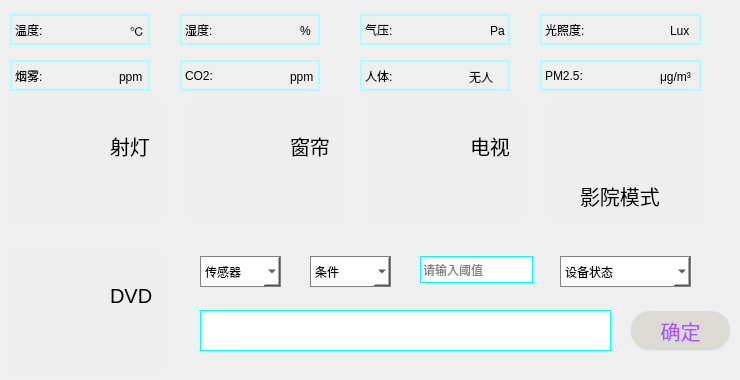
   <widget class="QWidget" name="tab_2">
    <attribute name="title">
     <string/>
    </attribute>
    <widget class="QLabel" name="label_12">
     <property name="geometry">
      <rect>
       <x>130</x>
       <y>20</y>
       <width>20</width>
       <height>21</height>
      </rect>
     </property>
     <property name="text">
      <string>℃</string>
     </property>
    </widget>
    <widget class="QLabel" name="kt_qy">
     <property name="geometry">
      <rect>
       <x>360</x>
       <y>14</y>
       <width>150</width>
       <height>31</height>
      </rect>
     </property>
     <property name="styleSheet">
      <string notr="true">border: 2px solid rgb(170, 255, 255)</string>
     </property>
     <property name="text">
      <string>气压:</string>
     </property>
    </widget>
    <widget class="QLabel" name="label_13">
     <property name="geometry">
      <rect>
       <x>490</x>
       <y>20</y>
       <width>20</width>
       <height>21</height>
      </rect>
     </property>
     <property name="text">
      <string>Pa</string>
     </property>
    </widget>
    <widget class="QLabel" name="kt_wd">
     <property name="geometry">
      <rect>
       <x>10</x>
       <y>14</y>
       <width>140</width>
       <height>31</height>
      </rect>
     </property>
     <property name="styleSheet">
      <string notr="true">border: 2px solid rgb(170, 255, 255)</string>
     </property>
     <property name="text">
      <string>温度:</string>
     </property>
    </widget>
    <widget class="QLabel" name="kt_sd">
     <property name="geometry">
      <rect>
       <x>180</x>
       <y>14</y>
       <width>140</width>
       <height>31</height>
      </rect>
     </property>
     <property name="styleSheet">
      <string notr="true">border: 2px solid rgb(170, 255, 255)</string>
     </property>
     <property name="text">
      <string>湿度:</string>
     </property>
    </widget>
    <widget class="QLabel" name="label_18">
     <property name="geometry">
      <rect>
       <x>300</x>
       <y>20</y>
       <width>20</width>
       <height>21</height>
      </rect>
     </property>
     <property name="text">
      <string>%</string>
     </property>
    </widget>
    <widget class="QLabel" name="label_19">
     <property name="geometry">
      <rect>
       <x>670</x>
       <y>20</y>
       <width>31</width>
       <height>21</height>
      </rect>
     </property>
     <property name="text">
      <string>Lux</string>
     </property>
    </widget>
    <widget class="QLabel" name="kt_gz">
     <property name="geometry">
      <rect>
       <x>540</x>
       <y>14</y>
       <width>161</width>
       <height>31</height>
      </rect>
     </property>
     <property name="styleSheet">
      <string notr="true">border: 2px solid rgb(170, 255, 255)</string>
     </property>
     <property name="text">
      <string>光照度:</string>
     </property>
    </widget>
    <widget class="QLabel" name="kt_hi">
     <property name="geometry">
      <rect>
       <x>469</x>
       <y>66</y>
       <width>41</width>
       <height>21</height>
      </rect>
     </property>
     <property name="text">
      <string>无人</string>
     </property>
    </widget>
    <widget class="QLabel" name="label_21">
     <property name="geometry">
      <rect>
       <x>290</x>
       <y>66</y>
       <width>30</width>
       <height>21</height>
      </rect>
     </property>
     <property name="text">
      <string>ppm</string>
     </property>
    </widget>
    <widget class="QLabel" name="kt_yw">
     <property name="geometry">
      <rect>
       <x>10</x>
       <y>60</y>
       <width>140</width>
       <height>31</height>
      </rect>
     </property>
     <property name="styleSheet">
      <string notr="true">border: 2px solid rgb(170, 255, 255)</string>
     </property>
     <property name="text">
      <string>烟雾:</string>
     </property>
    </widget>
    <widget class="QLabel" name="kt_pm">
     <property name="geometry">
      <rect>
       <x>540</x>
       <y>60</y>
       <width>161</width>
       <height>31</height>
      </rect>
     </property>
     <property name="styleSheet">
      <string notr="true">border: 2px solid rgb(170, 255, 255)</string>
     </property>
     <property name="text">
      <string>PM2.5:</string>
     </property>
    </widget>
    <widget class="QLabel" name="label_22">
     <property name="geometry">
      <rect>
       <x>119</x>
       <y>66</y>
       <width>31</width>
       <height>21</height>
      </rect>
     </property>
     <property name="text">
      <string>ppm</string>
     </property>
    </widget>
    <widget class="QLabel" name="label_23">
     <property name="geometry">
      <rect>
       <x>660</x>
       <y>66</y>
       <width>41</width>
       <height>21</height>
      </rect>
     </property>
     <property name="text">
      <string>μg/m³</string>
     </property>
    </widget>
    <widget class="QLabel" name="k_rt">
     <property name="geometry">
      <rect>
       <x>360</x>
       <y>60</y>
       <width>150</width>
       <height>31</height>
      </rect>
     </property>
     <property name="styleSheet">
      <string notr="true">border: 2px solid rgb(170, 255, 255)</string>
     </property>
     <property name="text">
      <string>人体:</string>
     </property>
    </widget>
    <widget class="QLabel" name="kt_co">
     <property name="geometry">
      <rect>
       <x>180</x>
       <y>60</y>
       <width>140</width>
       <height>31</height>
      </rect>
     </property>
     <property name="styleSheet">
      <string notr="true">border: 2px solid rgb(170, 255, 255)</string>
     </property>
     <property name="text">
      <string>CO2:</string>
     </property>
    </widget>
    <widget class="QWidget" name="widget_13" native="true">
     <property name="geometry">
      <rect>
       <x>10</x>
       <y>100</y>
       <width>151</width>
       <height>121</height>
      </rect>
     </property>
     <property name="styleSheet">
      <string notr="true">background-color: #eee;
border-radius:8px;</string>
     </property>
     <widget class="QLabel" name="label_45">
      <property name="geometry">
       <rect>
        <x>30</x>
        <y>20</y>
        <width>31</width>
        <height>41</height>
       </rect>
      </property>
      <property name="styleSheet">
       <string notr="true">border-image: url(:/zxc/image/2-35.png);</string>
      </property>
      <property name="text">
       <string/>
      </property>
     </widget>
     <widget class="QLabel" name="label_46">
      <property name="geometry">
       <rect>
        <x>100</x>
        <y>30</y>
        <width>51</width>
        <height>31</height>
       </rect>
      </property>
      <property name="styleSheet">
       <string notr="true">font-size:20px;</string>
      </property>
      <property name="text">
       <string>射灯</string>
      </property>
     </widget>
     <widget class="QPushButton" name="kt_bt_sd">
      <property name="geometry">
       <rect>
        <x>97</x>
        <y>70</y>
        <width>40</width>
        <height>21</height>
       </rect>
      </property>
      <property name="styleSheet">
       <string notr="true">border-image: url(:/zxc/image/btn_close.png);</string>
      </property>
      <property name="text">
       <string/>
      </property>
     </widget>
    </widget>
    <widget class="QWidget" name="widget_14" native="true">
     <property name="geometry">
      <rect>
       <x>190</x>
       <y>100</y>
       <width>151</width>
       <height>121</height>
      </rect>
     </property>
     <property name="styleSheet">
      <string notr="true">background-color: #eee;
border-radius:8px;</string>
     </property>
     <widget class="QLabel" name="label_49">
      <property name="geometry">
       <rect>
        <x>30</x>
        <y>20</y>
        <width>31</width>
        <height>41</height>
       </rect>
      </property>
      <property name="styleSheet">
       <string notr="true">border-image: url(:/zxc/image/2-52.png);</string>
      </property>
      <property name="text">
       <string/>
      </property>
     </widget>
     <widget class="QLabel" name="label_50">
      <property name="geometry">
       <rect>
        <x>100</x>
        <y>30</y>
        <width>51</width>
        <height>31</height>
       </rect>
      </property>
      <property name="styleSheet">
       <string notr="true">font-size:20px;</string>
      </property>
      <property name="text">
       <string>窗帘</string>
      </property>
     </widget>
     <widget class="QPushButton" name="kt_bt_ct">
      <property name="geometry">
       <rect>
        <x>20</x>
        <y>80</y>
        <width>30</width>
        <height>30</height>
       </rect>
      </property>
      <property name="styleSheet">
       <string notr="true">border-image: url(:/zxc/image/curtain_off_icon.png);</string>
      </property>
      <property name="text">
       <string/>
      </property>
     </widget>
     <widget class="QPushButton" name="ws_bt_sd_9">
      <property name="geometry">
       <rect>
        <x>60</x>
        <y>80</y>
        <width>30</width>
        <height>30</height>
       </rect>
      </property>
      <property name="styleSheet">
       <string notr="true">border-image: url(:/zxc/image/curtain_stop_icon.png);</string>
      </property>
      <property name="text">
       <string/>
      </property>
     </widget>
     <widget class="QPushButton" name="ws_bt_sd_10">
      <property name="geometry">
       <rect>
        <x>100</x>
        <y>80</y>
        <width>30</width>
        <height>30</height>
       </rect>
      </property>
      <property name="styleSheet">
       <string notr="true">border-image: url(:/zxc/image/curtain_on_icon.png);</string>
      </property>
      <property name="text">
       <string/>
      </property>
     </widget>
    </widget>
    <widget class="QWidget" name="widget_15" native="true">
     <property name="geometry">
      <rect>
       <x>370</x>
       <y>100</y>
       <width>151</width>
       <height>121</height>
      </rect>
     </property>
     <property name="styleSheet">
      <string notr="true">background-color: #eee;
border-radius:8px;</string>
     </property>
     <widget class="QLabel" name="label_51">
      <property name="geometry">
       <rect>
        <x>20</x>
        <y>30</y>
        <width>50</width>
        <height>30</height>
       </rect>
      </property>
      <property name="styleSheet">
       <string notr="true">border-image: url(:/zxc/image/2-42.png);</string>
      </property>
      <property name="text">
       <string/>
      </property>
     </widget>
     <widget class="QLabel" name="label_52">
      <property name="geometry">
       <rect>
        <x>100</x>
        <y>30</y>
        <width>51</width>
        <height>31</height>
       </rect>
      </property>
      <property name="styleSheet">
       <string notr="true">font-size:20px;</string>
      </property>
      <property name="text">
       <string>电视</string>
      </property>
     </widget>
     <widget class="QPushButton" name="kt_bt_ds">
      <property name="geometry">
       <rect>
        <x>97</x>
        <y>70</y>
        <width>40</width>
        <height>21</height>
       </rect>
      </property>
      <property name="styleSheet">
       <string notr="true">border-image: url(:/zxc/image/btn_close.png);</string>
      </property>
      <property name="text">
       <string/>
      </property>
     </widget>
    </widget>
    <widget class="QWidget" name="widget_16" native="true">
     <property name="geometry">
      <rect>
       <x>550</x>
       <y>100</y>
       <width>151</width>
       <height>121</height>
      </rect>
     </property>
     <property name="styleSheet">
      <string notr="true">background-color: #eee;
border-radius:8px;</string>
     </property>
     <widget class="QLabel" name="label_53">
      <property name="geometry">
       <rect>
        <x>30</x>
        <y>20</y>
        <width>31</width>
        <height>41</height>
       </rect>
      </property>
      <property name="styleSheet">
       <string notr="true">border-image: url(:/zxc/image/2-35.png);</string>
      </property>
      <property name="text">
       <string/>
      </property>
     </widget>
     <widget class="QLabel" name="label_54">
      <property name="geometry">
       <rect>
        <x>30</x>
        <y>80</y>
        <width>100</width>
        <height>31</height>
       </rect>
      </property>
      <property name="styleSheet">
       <string notr="true">font-size:20px;</string>
      </property>
      <property name="text">
       <string>影院模式</string>
      </property>
     </widget>
     <widget class="QPushButton" name="kt_mode_movie">
      <property name="geometry">
       <rect>
        <x>97</x>
        <y>40</y>
        <width>40</width>
        <height>21</height>
       </rect>
      </property>
      <property name="styleSheet">
       <string notr="true">border-image: url(:/zxc/image/btn_close.png);</string>
      </property>
      <property name="text">
       <string/>
      </property>
     </widget>
    </widget>
    <widget class="QWidget" name="widget_17" native="true">
     <property name="geometry">
      <rect>
       <x>10</x>
       <y>250</y>
       <width>151</width>
       <height>121</height>
      </rect>
     </property>
     <property name="styleSheet">
      <string notr="true">background-color: #eee;
border-radius:8px;</string>
     </property>
     <widget class="QLabel" name="label_55">
      <property name="geometry">
       <rect>
        <x>30</x>
        <y>20</y>
        <width>31</width>
        <height>41</height>
       </rect>
      </property>
      <property name="styleSheet">
       <string notr="true">border-image: url(:/zxc/image/2-40.png);</string>
      </property>
      <property name="text">
       <string/>
      </property>
     </widget>
     <widget class="QLabel" name="label_56">
      <property name="geometry">
       <rect>
        <x>100</x>
        <y>30</y>
        <width>51</width>
        <height>31</height>
       </rect>
      </property>
      <property name="styleSheet">
       <string notr="true">font-size:20px;</string>
      </property>
      <property name="text">
       <string>DVD</string>
      </property>
     </widget>
     <widget class="QPushButton" name="kt_bt_dvd">
      <property name="geometry">
       <rect>
        <x>97</x>
        <y>70</y>
        <width>40</width>
        <height>21</height>
       </rect>
      </property>
      <property name="styleSheet">
       <string notr="true">border-image: url(:/zxc/image/btn_close.png);</string>
      </property>
      <property name="text">
       <string/>
      </property>
     </widget>
    </widget>
    <widget class="QComboBox" name="kt_mode_sensor">
     <property name="geometry">
      <rect>
       <x>200</x>
       <y>256</y>
       <width>81</width>
       <height>31</height>
      </rect>
     </property>
     <property name="styleSheet">
      <string notr="true">background-color:white;
color:black;
border:1px solid gray;</string>
     </property>
     <item>
      <property name="text">
       <string>传感器</string>
      </property>
     </item>
     <item>
      <property name="text">
       <string>温度</string>
      </property>
     </item>
     <item>
      <property name="text">
       <string>湿度</string>
      </property>
     </item>
     <item>
      <property name="text">
       <string>气压</string>
      </property>
     </item>
     <item>
      <property name="text">
       <string>光照度</string>
      </property>
     </item>
     <item>
      <property name="text">
       <string>烟雾</string>
      </property>
     </item>
     <item>
      <property name="text">
       <string>CO2</string>
      </property>
     </item>
     <item>
      <property name="text">
       <string>人体</string>
      </property>
     </item>
     <item>
      <property name="text">
       <string>PM2.5</string>
      </property>
     </item>
    </widget>
    <widget class="QComboBox" name="kt_mode_condition">
     <property name="geometry">
      <rect>
       <x>310</x>
       <y>256</y>
       <width>81</width>
       <height>31</height>
      </rect>
     </property>
     <property name="styleSheet">
      <string notr="true">background-color:white;
color:black;
border:1px solid gray;</string>
     </property>
     <item>
      <property name="text">
       <string>条件</string>
      </property>
     </item>
     <item>
      <property name="text">
       <string>&gt;=</string>
      </property>
     </item>
     <item>
      <property name="text">
       <string>&lt;</string>
      </property>
     </item>
    </widget>
    <widget class="QLineEdit" name="kt_mode_value">
     <property name="geometry">
      <rect>
       <x>420</x>
       <y>256</y>
       <width>113</width>
       <height>27</height>
      </rect>
     </property>
     <property name="styleSheet">
      <string notr="true">border: 1px solid rgb(0, 255, 255);</string>
     </property>
     <property name="placeholderText">
      <string>请输入阈值</string>
     </property>
    </widget>
    <widget class="QComboBox" name="kt_mode_state">
     <property name="geometry">
      <rect>
       <x>560</x>
       <y>256</y>
       <width>131</width>
       <height>31</height>
      </rect>
     </property>
     <property name="styleSheet">
      <string notr="true">background-color:white;
color:black;
border:1px solid gray;</string>
     </property>
     <item>
      <property name="text">
       <string>设备状态</string>
      </property>
     </item>
     <item>
      <property name="text">
       <string>射灯开</string>
      </property>
     </item>
     <item>
      <property name="text">
       <string>射灯关</string>
      </property>
     </item>
     <item>
      <property name="text">
       <string>窗帘开</string>
      </property>
     </item>
     <item>
      <property name="text">
       <string>窗帘关</string>
      </property>
     </item>
     <item>
      <property name="text">
       <string>电视开</string>
      </property>
     </item>
     <item>
      <property name="text">
       <string>电视关</string>
      </property>
     </item>
     <item>
      <property name="text">
       <string>DVD开</string>
      </property>
     </item>
     <item>
      <property name="text">
       <string>DVD关</string>
      </property>
     </item>
    </widget>
    <widget class="QLineEdit" name="kt_mode_text">
     <property name="geometry">
      <rect>
       <x>200</x>
       <y>310</y>
       <width>411</width>
       <height>41</height>
      </rect>
     </property>
     <property name="styleSheet">
      <string notr="true">border: 1px solid rgb(0, 255, 255);</string>
     </property>
    </widget>
    <widget class="QPushButton" name="kt_mode_switch">
     <property name="geometry">
      <rect>
       <x>630</x>
       <y>310</y>
       <width>101</width>
       <height>41</height>
      </rect>
     </property>
     <property name="styleSheet">
      <string notr="true">color:rgb(170, 85, 255);
font-size:20px;
border:1px solid rgb(230, 234, 255);
background-color:rgb(220, 219, 211);
border-radius: 20px;</string>
     </property>
     <property name="text">
      <string>确定</string>
     </property>
    </widget>
    <zorder>kt_pm</zorder>
    <zorder>k_rt</zorder>
    <zorder>kt_co</zorder>
    <zorder>kt_yw</zorder>
    <zorder>kt_gz</zorder>
    <zorder>kt_qy</zorder>
    <zorder>kt_sd</zorder>
    <zorder>kt_wd</zorder>
    <zorder>label_12</zorder>
    <zorder>label_13</zorder>
    <zorder>label_18</zorder>
    <zorder>label_19</zorder>
    <zorder>kt_hi</zorder>
    <zorder>label_21</zorder>
    <zorder>label_22</zorder>
    <zorder>label_23</zorder>
    <zorder>widget_13</zorder>
    <zorder>widget_14</zorder>
    <zorder>widget_15</zorder>
    <zorder>widget_16</zorder>
    <zorder>widget_17</zorder>
    <zorder>kt_mode_sensor</zorder>
    <zorder>kt_mode_condition</zorder>
    <zorder>kt_mode_value</zorder>
    <zorder>kt_mode_state</zorder>
    <zorder>kt_mode_text</zorder>
    <zorder>kt_mode_switch</zorder>
   </widget>
